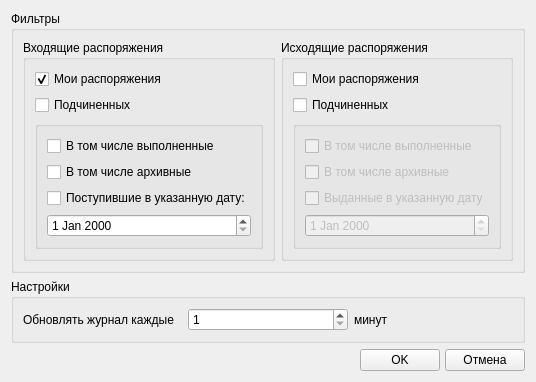
<ui version="4.0" >
 <class>cmd_journal_settings_form</class>
 <widget class="QWidget" name="cmd_journal_settings_form" >
  <property name="geometry" >
   <rect>
    <x>0</x>
    <y>0</y>
    <width>491</width>
    <height>337</height>
   </rect>
  </property>
  <property name="windowTitle" >
   <string>Настройки функционирования журнала распоряжений</string>
  </property>
  <layout class="QVBoxLayout" name="verticalLayout_5" >
   <item>
    <widget class="QGroupBox" name="gbFilters" >
     <property name="title" >
      <string>Фильтры</string>
     </property>
     <layout class="QHBoxLayout" name="horizontalLayout_2" >
      <item>
       <widget class="QGroupBox" name="gbInputCmd" >
        <property name="title" >
         <string>Входящие распоряжения</string>
        </property>
        <layout class="QVBoxLayout" name="verticalLayout_4" >
         <item>
          <widget class="QCheckBox" name="cbInputCmd" >
           <property name="text" >
            <string>Мои распоряжения</string>
           </property>
           <property name="checked" >
            <bool>true</bool>
           </property>
          </widget>
         </item>
         <item>
          <widget class="QCheckBox" name="cbInputCmdAll" >
           <property name="text" >
            <string>Подчиненных</string>
           </property>
          </widget>
         </item>
         <item>
          <widget class="QGroupBox" name="gbInputEx" >
           <layout class="QVBoxLayout" name="verticalLayout_2" >
            <item>
             <widget class="QCheckBox" name="cbInputExecuted" >
              <property name="text" >
               <string>В том числе выполненные</string>
              </property>
             </widget>
            </item>
            <item>
             <widget class="QCheckBox" name="cbInputArchived" >
              <property name="text" >
               <string>В том числе архивные</string>
              </property>
             </widget>
            </item>
            <item>
             <widget class="QCheckBox" name="cbInputCmdDate" >
              <property name="text" >
               <string>Поступившие в указанную дату:</string>
              </property>
             </widget>
            </item>
            <item>
             <widget class="QDateEdit" name="deInputCmd" />
            </item>
           </layout>
          </widget>
         </item>
        </layout>
       </widget>
      </item>
      <item>
       <widget class="QGroupBox" name="gbOutputCmd" >
        <property name="title" >
         <string>Исходящие распоряжения</string>
        </property>
        <layout class="QVBoxLayout" name="verticalLayout_3" >
         <item>
          <widget class="QCheckBox" name="cbOutputCmd" >
           <property name="text" >
            <string>Мои распоряжения</string>
           </property>
          </widget>
         </item>
         <item>
          <widget class="QCheckBox" name="cbOutputCmdAll" >
           <property name="text" >
            <string>Подчиненных</string>
           </property>
          </widget>
         </item>
         <item>
          <widget class="QGroupBox" name="gbOutputEx" >
           <property name="enabled" >
            <bool>false</bool>
           </property>
           <layout class="QVBoxLayout" name="verticalLayout" >
            <item>
             <widget class="QCheckBox" name="cbOutputExecuted" >
              <property name="text" >
               <string>В том числе выполненные</string>
              </property>
             </widget>
            </item>
            <item>
             <widget class="QCheckBox" name="cbOutputArchived" >
              <property name="text" >
               <string>В том числе архивные</string>
              </property>
             </widget>
            </item>
            <item>
             <widget class="QCheckBox" name="cbOutputCmdDate" >
              <property name="text" >
               <string>Выданные в указанную дату</string>
              </property>
             </widget>
            </item>
            <item>
             <widget class="QDateEdit" name="deOutputCmd" />
            </item>
           </layout>
          </widget>
         </item>
        </layout>
       </widget>
      </item>
     </layout>
    </widget>
   </item>
   <item>
    <widget class="QGroupBox" name="gbSettings" >
     <property name="title" >
      <string>Настройки</string>
     </property>
     <layout class="QHBoxLayout" name="horizontalLayout" >
      <item>
       <widget class="QLabel" name="label" >
        <property name="text" >
         <string>Обновлять журнал каждые</string>
        </property>
       </widget>
      </item>
      <item>
       <widget class="QSpinBox" name="sbInterval" >
        <property name="minimum" >
         <number>1</number>
        </property>
       </widget>
      </item>
      <item>
       <widget class="QLabel" name="label_2" >
        <property name="text" >
         <string>минут</string>
        </property>
       </widget>
      </item>
     </layout>
    </widget>
   </item>
   <item>
    <layout class="QHBoxLayout" name="horizontalLayout_3" >
     <property name="spacing" >
      <number>5</number>
     </property>
     <item>
      <spacer name="horizontalSpacer" >
       <property name="orientation" >
        <enum>Qt::Horizontal</enum>
       </property>
       <property name="sizeHint" stdset="0" >
        <size>
         <width>40</width>
         <height>20</height>
        </size>
       </property>
      </spacer>
     </item>
     <item>
      <widget class="QPushButton" name="pbOk" >
       <property name="text" >
        <string>OK</string>
       </property>
      </widget>
     </item>
     <item>
      <widget class="QPushButton" name="pbCancel" >
       <property name="text" >
        <string>Отмена</string>
       </property>
      </widget>
     </item>
    </layout>
   </item>
  </layout>
 </widget>
 <resources/>
 <connections/>
</ui>
